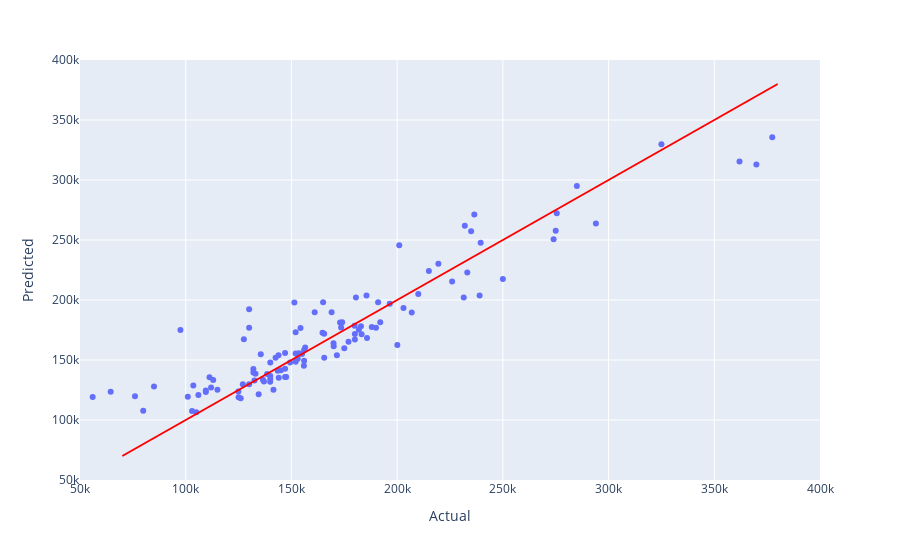

Notebook code cell kept with this figure:
### Markdown cell above
Plotting the actual and the predicted values

### Code cell
fig=px.scatter({'Actual':list(Y_test),'Predicted':list(Y_test_prediction)},
           x='Actual',
           y='Predicted',
           range_x=[50_000,400_000],range_y=[50_000,400_000])

fig.add_shape(type='line',
                x0=70_000,
                y0=70_000,
                x1=380_000,
                y1=380_000,
                line=dict(color='Red',),
                xref='x',
                yref='y'
)
fig
